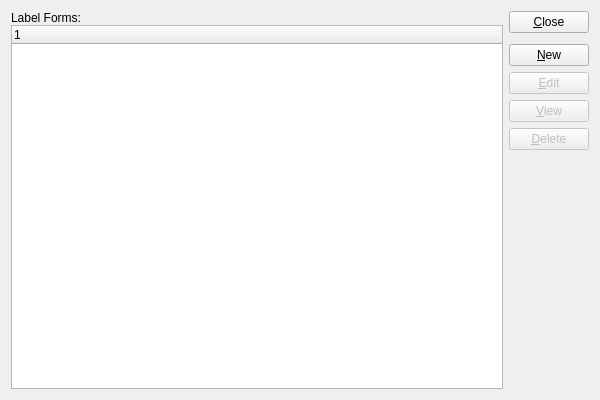
<?xml version="1.0" encoding="UTF-8"?>
<ui version="4.0">
 <comment>This file is part of the xTuple ERP: PostBooks Edition, a free and
open source Enterprise Resource Planning software suite,
Copyright (c) 1999-2018 by OpenMFG LLC, d/b/a xTuple.
It is licensed to you under the Common Public Attribution License
version 1.0, the full text of which (including xTuple-specific Exhibits)
is available at www.xtuple.com/CPAL.  By using this software, you agree
to be bound by its terms.</comment>
 <class>labelForms</class>
 <widget class="QWidget" name="labelForms">
  <property name="geometry">
   <rect>
    <x>0</x>
    <y>0</y>
    <width>600</width>
    <height>400</height>
   </rect>
  </property>
  <property name="windowTitle">
   <string>List Label Forms</string>
  </property>
  <layout class="QGridLayout" name="gridLayout">
   <item row="0" column="0">
    <layout class="QVBoxLayout">
     <property name="spacing">
      <number>0</number>
     </property>
     <item>
      <widget class="QLabel" name="_shippingFormsLit">
       <property name="enabled">
        <bool>true</bool>
       </property>
       <property name="text">
        <string>Label Forms:</string>
       </property>
       <property name="alignment">
        <set>Qt::AlignVCenter</set>
       </property>
      </widget>
     </item>
     <item>
      <widget class="XTreeWidget" name="_labelforms">
       <property name="sizePolicy">
        <sizepolicy hsizetype="Expanding" vsizetype="Expanding">
         <horstretch>0</horstretch>
         <verstretch>0</verstretch>
        </sizepolicy>
       </property>
      </widget>
     </item>
    </layout>
   </item>
   <item row="0" column="1">
    <layout class="QVBoxLayout" name="verticalLayout">
     <item>
      <widget class="QPushButton" name="_close">
       <property name="text">
        <string>&amp;Close</string>
       </property>
      </widget>
     </item>
     <item>
      <spacer name="verticalSpacer">
       <property name="orientation">
        <enum>Qt::Vertical</enum>
       </property>
       <property name="sizeType">
        <enum>QSizePolicy::Preferred</enum>
       </property>
       <property name="sizeHint" stdset="0">
        <size>
         <width>20</width>
         <height>5</height>
        </size>
       </property>
      </spacer>
     </item>
     <item>
      <widget class="QPushButton" name="_new">
       <property name="text">
        <string>&amp;New</string>
       </property>
      </widget>
     </item>
     <item>
      <widget class="QPushButton" name="_edit">
       <property name="enabled">
        <bool>false</bool>
       </property>
       <property name="text">
        <string>&amp;Edit</string>
       </property>
      </widget>
     </item>
     <item>
      <widget class="QPushButton" name="_view">
       <property name="enabled">
        <bool>false</bool>
       </property>
       <property name="text">
        <string>&amp;View</string>
       </property>
      </widget>
     </item>
     <item>
      <widget class="QPushButton" name="_delete">
       <property name="enabled">
        <bool>false</bool>
       </property>
       <property name="text">
        <string>&amp;Delete</string>
       </property>
      </widget>
     </item>
     <item>
      <spacer name="Spacer270">
       <property name="orientation">
        <enum>Qt::Vertical</enum>
       </property>
       <property name="sizeType">
        <enum>QSizePolicy::Expanding</enum>
       </property>
       <property name="sizeHint" stdset="0">
        <size>
         <width>20</width>
         <height>20</height>
        </size>
       </property>
      </spacer>
     </item>
    </layout>
   </item>
  </layout>
 </widget>
 <layoutdefault spacing="6" margin="11"/>
 <customwidgets>
  <customwidget>
   <class>XTreeWidget</class>
   <extends>QTreeWidget</extends>
   <header>xtreewidget.h</header>
   <container>1</container>
  </customwidget>
 </customwidgets>
 <tabstops>
  <tabstop>_labelforms</tabstop>
  <tabstop>_new</tabstop>
  <tabstop>_edit</tabstop>
  <tabstop>_view</tabstop>
  <tabstop>_delete</tabstop>
  <tabstop>_close</tabstop>
 </tabstops>
 <resources/>
 <connections>
  <connection>
   <sender>_close</sender>
   <signal>clicked()</signal>
   <receiver>labelForms</receiver>
   <slot>close()</slot>
   <hints>
    <hint type="sourcelabel">
     <x>20</x>
     <y>20</y>
    </hint>
    <hint type="destinationlabel">
     <x>20</x>
     <y>20</y>
    </hint>
   </hints>
  </connection>
  <connection>
   <sender>_labelforms</sender>
   <signal>valid(bool)</signal>
   <receiver>_view</receiver>
   <slot>setEnabled(bool)</slot>
   <hints>
    <hint type="sourcelabel">
     <x>20</x>
     <y>20</y>
    </hint>
    <hint type="destinationlabel">
     <x>20</x>
     <y>20</y>
    </hint>
   </hints>
  </connection>
 </connections>
</ui>
